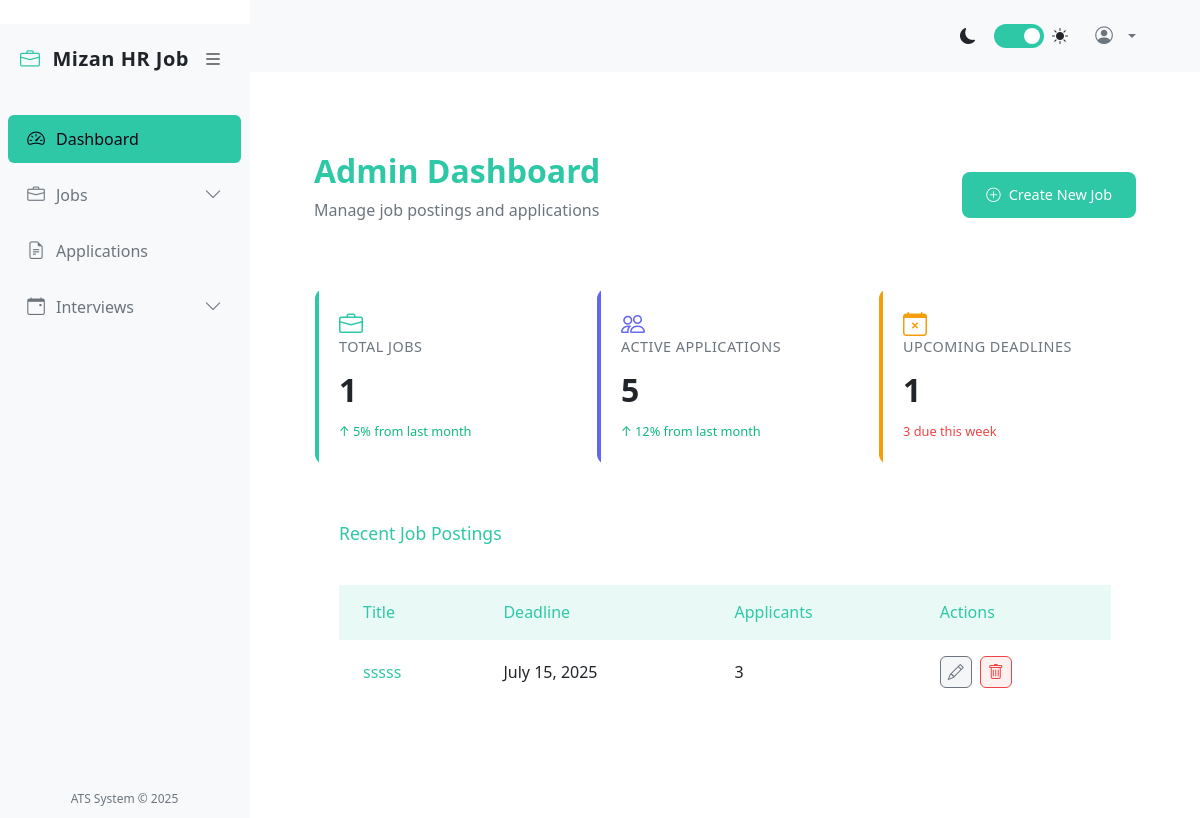
/admin-dashboard/ (signed in), run on the app's committed database.
### jobs/models.py (models this page shows, shortened)
class Job(models.Model):
    title = models.CharField(max_length=255)
    description = models.TextField()
    deadline = models.DateField()

### jobs/views.py (the view)
    def wrapper(request, *args, **kwargs):
        if not request.session.get('admin_logged_in'):
            return redirect('jobs:admin_login')
        return view_func(request, *args, **kwargs)

### jobs/views.py (called while the page is built)
def admin_required(view_func):
    def wrapper(request, *args, **kwargs):
        if not request.session.get('admin_logged_in'):
            return redirect('jobs:admin_login')
        return view_func(request, *args, **kwargs)
    return wrapper

@admin_required
def admin_dashboard(request):
    jobs = Job.objects.all().order_by('-deadline')
    total_jobs = jobs.count()
    total_applicants = Applicant.objects.count()
    upcoming_deadlines = jobs.filter(deadline__gte=timezone.now()).count()
    recent_jobs = jobs[:5]  # Get the 5 most recent jobs
    return render(request, 'jobs/admin_dashboard.html', {
        'jobs': jobs,
        'total_jobs': total_jobs,
        'total_applicants': total_applicants,
        'upcoming_deadlines': upcoming_deadlines,
        'recent_jobs': recent_jobs
    })

### jobs/templates/jobs/admin_dashboard.html (shortened to what this page needs)
﻿{% extends 'base.html' %}
{% block content %}
<div class="dashboard">
    <div class="welcome-header">
        <div>
            <h1 class="welcome-title">Admin Dashboard</h1>
            <p class="welcome-subtitle">Manage job postings and applications</p>
        </div>
        <a href="{% url 'jobs:job_create' %}" class="btn btn-primary">
            <i class="bi bi-plus-circle"></i> Create New Job
        </a>
    </div>
    <div class="stats-grid">
        <div class="stat-card jobs">
            <i class="bi bi-briefcase stat-icon"></i>
            <div class="stat-title">Total Jobs</div>
            <div class="stat-value" id="jobs-counter">{{ total_jobs }}</div>
            <div class="stat-change positive">↑ 5% from last month</div>
        </div>
        <div class="stat-card applicants">
            <i class="bi bi-people stat-icon"></i>
            <div class="stat-title">Active Applications</div>
            <div class="stat-value" id="applicants-counter">{{ total_applicants }}</div>
            <div class="stat-change positive">↑ 12% from last month</div>
        </div>
        <div class="stat-card deadlines">
            <i class="bi bi-calendar-x stat-icon"></i>
            <div class="stat-title">Upcoming Deadlines</div>
            <div class="stat-value" id="deadlines-counter">{{ upcoming_deadlines }}</div>
            <div class="stat-change negative">3 due this week</div>
        </div>
    </div>
    <div class="data-card">
        <div class="card-header">
            <h2 class="card-title">Recent Job Postings</h2>
        </div>
        <div class="card-body">
            {% if jobs %}
                <div class="table-container">
                    <table class="data-table">
                        <thead>
                            <tr>
                                <th>Title</th>
                                <th>Deadline</th>
                                <th>Applicants</th>
                                <th>Actions</th>
                            </tr>
                        </thead>
                        <tbody>
                            {% for job in recent_jobs %}
                                <tr>
                                    <td>
                                        <a href="{% url 'jobs:job_applicants' job.pk %}" class="job-link">
                                            {{ job.title }}
                                        </a>
                                    </td>
                                    <td>{{ job.deadline }}</td>
                                    <td>{{ job.applicants.count }}</td>
                                    <td>
                                        <div class="action-buttons">
                                            <a href="{% url 'jobs:job_edit' job.pk %}" class="action-btn edit-btn" title="Edit">
                                                <i class="bi bi-pencil"></i>
                                            </a>
                                            <a href="{% url 'jobs:job_delete' job.pk %}" class="action-btn delete-btn" title="Delete">
                                                <i class="bi bi-trash"></i>
                                            </a>
                                        </div>
                                    </td>
                                </tr>
                            {% endfor %}
                        </tbody>
                    </table>
                </div>
            {% else %}
                <div class="empty-state">
                    <i class="bi bi-briefcase empty-state-icon"></i>
                    <p>No jobs found</p>
                </div>
            {% endif %}
        </div>
    </div>
</div>
{% endblock %}

### jobs/templates/base.html (style rules this page uses)
:root { --bg-primary: #030817; --bg-secondary: #0b1120; --accent-color: #2ec8a6; --text-primary: #f8fafc; --text-secondary: #94a3b8; --sidebar-width: 250px; --navbar-height: 72px; --sidebar-collapsed-width: 80px; }
body { background-color: var(--bg-primary); color: var(--text-primary); font-family: 'Segoe UI', system-ui, -apple-system, sans-serif; }

### jobs/templates/jobs/admin_dashboard.html (style rules this page uses)
:root { --bg-primary: #0b1120; --accent-color: #2ec8a6; --text-primary: #f8fafc; --text-secondary: #94a3b8; --card-bg: rgba(255, 255, 255, 0.03); --card-border: rgba(255, 255, 255, 0.1); }
.dashboard { padding: 2rem; }
.welcome-header { margin-bottom: 2rem; padding-bottom: 1rem; border-bottom: 1px solid var(--card-border); display: flex; justify-content: space-between; align-items: center; }
.welcome-title { font-size: 2rem; font-weight: 600; color: var(--accent-color); margin-bottom: 0.5rem; }
.welcome-subtitle { font-size: 1rem; color: var(--text-secondary); }
.btn { padding: 0.75rem 1.5rem; border-radius: 8px; font-weight: 500; font-size: 0.9rem; transition: all 0.2s ease; cursor: pointer; display: inline-flex; align-items: center; gap: 0.5rem; }
.btn-primary { background-color: var(--accent-color); border: none; color: var(--bg-primary); }
.stats-grid { display: grid; grid-template-columns: repeat(auto-fit, minmax(250px, 1fr)); gap: 1.5rem; margin-bottom: 2rem; }
.stat-card { background-color: var(--card-bg); border: 1px solid var(--card-border); border-radius: 12px; padding: 1.5rem; transition: transform 0.3s ease, box-shadow 0.3s ease; position: relative; overflow: hidden; }
.stat-card::before { content: ''; position: absolute; top: 0; left: 0; width: 4px; height: 100%; background-color: var(--accent-color); }
.stat-card.jobs::before { background-color: #2ec8a6; }
.stat-card.applicants::before { background-color: #6366f1; }
.stat-card.deadlines::before { background-color: #f59e0b; }
.stat-icon { font-size: 1.5rem; margin-bottom: 1rem; color: var(--accent-color); }
.stat-card.jobs .stat-icon { color: #2ec8a6; }
.stat-card.applicants .stat-icon { color: #6366f1; }
.stat-card.deadlines .stat-icon { color: #f59e0b; }
.stat-title { font-size: 0.9rem; font-weight: 500; color: var(--text-secondary); margin-bottom: 0.5rem; text-transform: uppercase; letter-spacing: 0.5px; }
.stat-value { font-size: 2rem; font-weight: 700; color: var(--text-primary); margin-bottom: 0.5rem; }
.stat-change { font-size: 0.8rem; color: var(--text-secondary); }
.stat-change.positive { color: #10b981; }
.stat-change.negative { color: #ef4444; }
.data-card { background-color: var(--card-bg); border: 1px solid var(--card-border); border-radius: 12px; padding: 1.5rem; margin-bottom: 2rem; transition: transform 0.3s ease, box-shadow 0.3s ease; }
.card-header { display: flex; justify-content: space-between; align-items: center; margin-bottom: 1.5rem; padding-bottom: 1rem; border-bottom: 1px solid var(--card-border); }
.card-title { font-size: 1.1rem; font-weight: 500; color: var(--accent-color); margin: 0; }
.table-container { overflow-x: auto; }
.data-table { width: 100%; border-collapse: separate; border-spacing: 0; }
.data-table thead th { background-color: rgba(46, 200, 166, 0.1); color: var(--accent-color); font-weight: 500; padding: 1rem 1.5rem; text-align: left; border-bottom: 1px solid var(--card-border); }
.data-table tbody tr { transition: all 0.2s ease; }
.data-table tbody td { padding: 1rem 1.5rem; border-bottom: 1px solid var(--card-border); color: var(--text-primary); }
.job-link { color: var(--accent-color); text-decoration: none; transition: all 0.2s ease; }
.action-buttons { display: flex; gap: 0.5rem; }
.action-btn { padding: 0.5rem; border-radius: 6px; display: flex; align-items: center; justify-content: center; transition: all 0.2s ease; width: 32px; height: 32px; }
.edit-btn { background-color: rgba(148, 163, 184, 0.1); color: var(--text-secondary); border: 1px solid var(--text-secondary); }
.delete-btn { background-color: rgba(255, 107, 107, 0.1); color: #ef4444; border: 1px solid #ef4444; }

### data on the page
Job: title "sssss", deadline "July 15, 2025", applicants.count "3"

### other printed values
{{ total_jobs }} "1"
{{ total_applicants }} "5"
{{ upcoming_deadlines }} "1"
